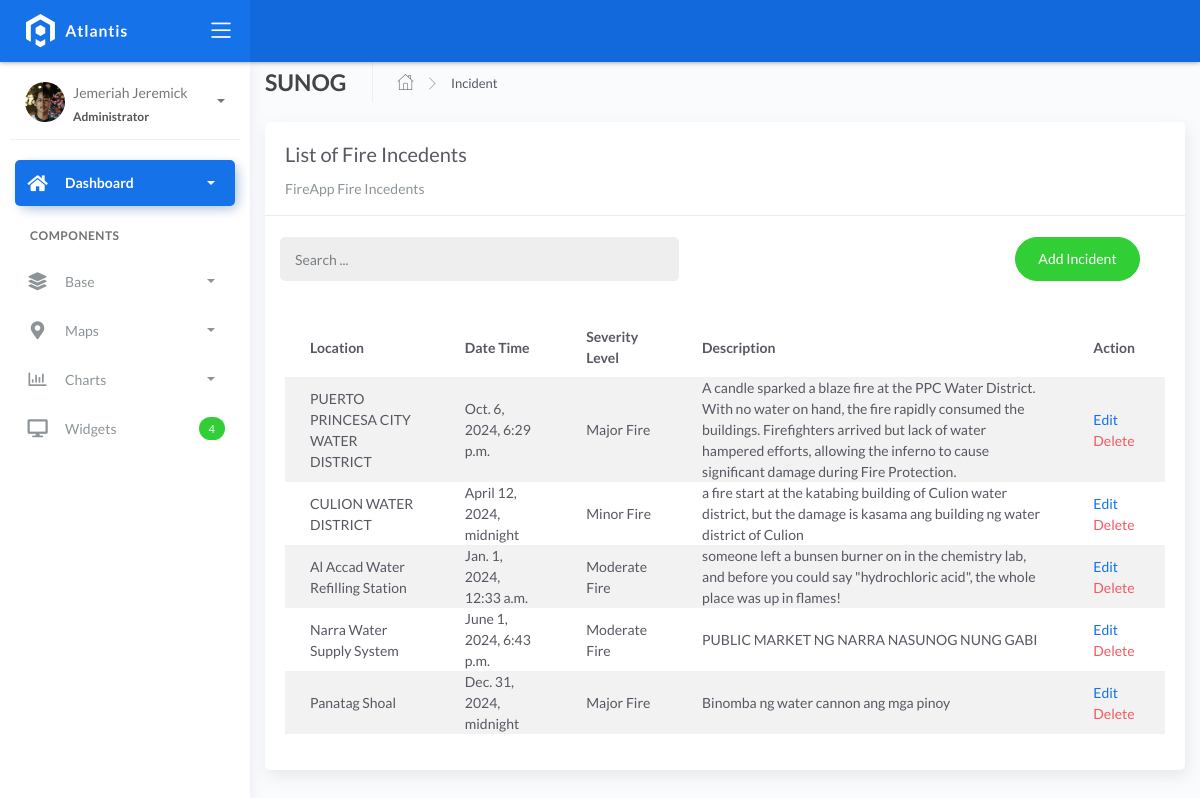
The page /incidentlist on the database its author committed.
### fire/models.py (models this page shows, shortened)
class BaseModel(models.Model):
    created_at = models.DateTimeField(auto_now_add=True, db_index=True)
    updated_at = models.DateTimeField(auto_now=True)
    class Meta:
        abstract = True

class Incident(BaseModel):
    SEVERITY_CHOICES = (
        ('Minor Fire', 'Minor Fire'),
        ('Moderate Fire', 'Moderate Fire'),
        ('Major Fire', 'Major Fire'),
    )
    location = models.ForeignKey(Locations, on_delete=models.CASCADE)
    date_time = models.DateTimeField(blank=True, null=True)
    severity_level = models.CharField(max_length=45, choices=SEVERITY_CHOICES)
    description = models.CharField(max_length=250)

class Locations(BaseModel):
    name = models.CharField(max_length=150)
    latitude = models.DecimalField(
        max_digits=22, decimal_places=16, null=True, blank=True)
    longitude = models.DecimalField(
        max_digits=22, decimal_places=16, null=True, blank=True)
    address = models.CharField(max_length=150)
    city = models.CharField(max_length=150)  # can be in separate table
    country = models.CharField(max_length=150)  # can be in separate table
    def __str__(self):
        return self.name

### fire/views.py (the view)
# urls.py: path('incidentlist', IncidentList.as_view(), name='incident-list'),
class IncidentList(ListView):
    model = Incident
    context_object_name = 'incident'
    template_name = "incidentlist.html"
    paginate_by = 5
    def get_queryset(self, *args, **kwargs):
        qs = super(IncidentList, self).get_queryset(*args, **kwargs)
        if self.request.GET.get("q") != None:
            query = self.request.GET.get('q')
            qs = qs.filter(Q(location__name__icontains=query) |
            Q(date_time__icontains=query) | Q(severity_level__icontains=query))
        return qs

### templates/incidentlist.html (shortened to what this page needs)
{% extends 'base.html' %} {% load static %} {% block content %}
<div class="content">
  <div class="container-fluid">
    <div class="page-header">
      <h4 class="page-title">SUNOG</h4>
      <ul class="breadcrumbs">
        <li class="nav-home">
          <a href="{% url 'home' %}">
            <i class="flaticon-home"></i>
          </a>
        </li>
        <li class="separator">
          <i class="flaticon-right-arrow"></i>
        </li>
        <li class="nav-item">
          <a href="#">Incident</a>
        </li>
      </ul>
    </div>
    <div class="row">
      <div class="col-md-12">
        <div class="card">
          <div class="card-header">
            <div class="card-title">List of Fire Incedents</div>
            <div class="card-category">FireApp Fire Incedents</div>
          </div>
          <br />
          <div class="col-md-12 row">
            <div class="col-md-6">
              <form
                action=""
                class="navbar-left navbar-form nav-search mr-md-3"
                action="{% url 'incident-list' %}"
              >
                <div class="input-group">
                  <input
                    type="text"
                    placeholder="Search ..."
                    class="form-control"
                    name="q"
                  />
                  <div class="input-group-append">
                    <span class="input-group-text">
                    </span>
                  </div>
                </div>
              </form>
            </div>
            <div class="col-md-6">
              <div class="pull-right">
                <a
                  href="{% url 'incident-add' %}"
                  class="btn btn-success btn-rounded"
                  >Add Incident</a
                >
              </div>
            </div>
          </div>
          <div class="card-body">
            <table class="table table-striped mt-3">
              <thead>
                <tr>
                  <th scope="col">Location</th>
                  <th scope="col">Date Time</th>
                  <th scope="col">Severity Level</th>
                  <th scope="col">Description</th>
                  <th scope="col">Action</th>
                </tr>
              </thead>
              <tbody>
                {% for object in object_list %}
                <tr>
                  <td>{{ object.location }}</td>
                  <td>{{ object.date_time }}</td>
                  <td>{{ object.severity_level }}</td>
                  <td>{{ object.description }}</td>
                  <td>
                    <a href="incidentlist/{{ object.id }}">Edit</a>
                    <a
                      href="incidentlist/{{ object.id }}/delete"
                      class="text-danger"
                      >Delete</a
                    >
                  </td>
                </tr>
                {% endfor %}
              </tbody>
            </table>
          </div>
        </div>
      </div>
    </div>
  </div>
</div>
{% endblock %}

### rows shown on the page
Incident: location "PUERTO PRINCESA CITY WATER DISTRICT", date_time "Oct. 6, 2024, 6:29 p.m.", severity_level "Major Fire", description "A candle sparked a blaze fire at the PPC Water District. With no water on hand, the fire rapidly consumed the buildings. Firefighters arrived but lack of water hampered efforts, allowing the inferno to cause significant damage during Fire Protection."
Incident: location "CULION WATER DISTRICT", date_time "April 12, 2024, midnight", severity_level "Minor Fire", description "a fire start at the katabing building of Culion water district, but the damage is kasama ang building ng water district of Culion"
Incident: location "Al Accad Water Refilling Station", date_time "Jan. 1, 2024, 12:33 a.m.", severity_level "Moderate Fire", description "someone left a bunsen burner on in the chemistry lab, and before you could say \"hydrochloric acid\", the whole place was up in flames!"
Incident: location "Narra Water Supply System", date_time "June 1, 2024, 6:43 p.m.", severity_level "Moderate Fire", description "PUBLIC MARKET NG NARRA NASUNOG NUNG GABI"
Incident: location "Panatag Shoal", date_time "Dec. 31, 2024, midnight", severity_level "Major Fire", description "Binomba ng water cannon ang mga pinoy"
